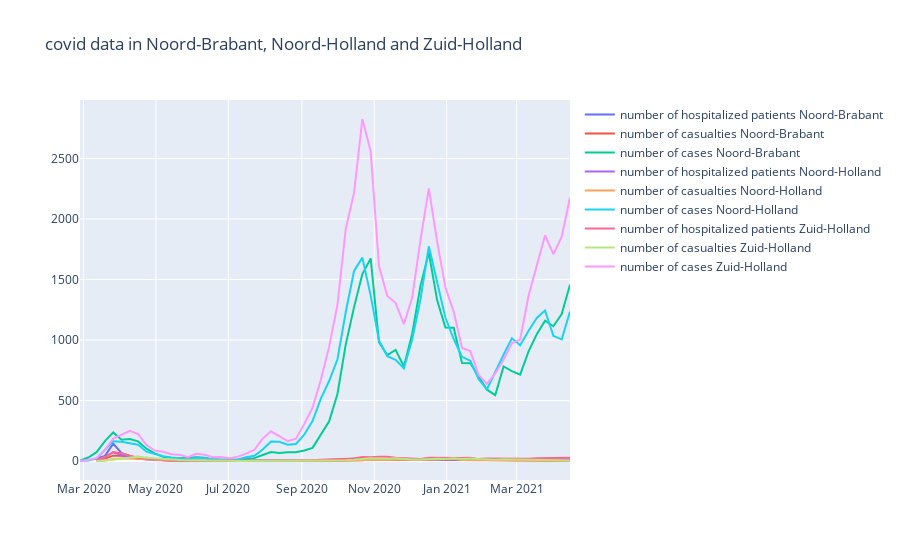

The notebook cell this image was saved under:
### Markdown cell above
Also here it can be seen that Noord-Brabant has not necessarily been the only province with a high number of cases.

Having observed this, let's add Noord-Holland and Zuid-Holland to the line graph a couple of blocks back.

### Code cell
# Making a line graph
fig_7 = go.Figure()

for province in provinces_story:
    df_province_story_1 = (df_full.loc[df_full['province'] == province])
    df_province_story_1.reset_index(inplace=True)

    for activity in activities_story_1:
        x1 = df_province_story_1['date']
        y1 = df_province_story_1[activity]
        fig_7.add_trace(go.Scatter(x=x1,y=y1,name=activity + ' ' + province))

fig_7.update_layout(title='covid data in ' + province_1 + ', ' + province_2 + ' and ' + province_3)
fig_7.show()
